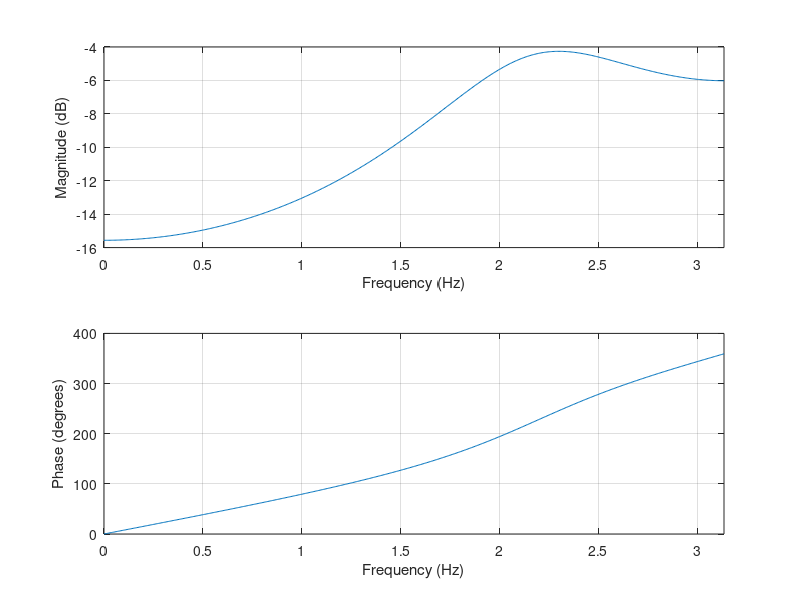

The MATLAB source for this figure:
pkg load control
clear all
close all
clc

num = [1]
den = [1 2 3]

# find freqency response
[h, w] = freqz(num, den)

#plot freqency response
freqz_plot(w,h)